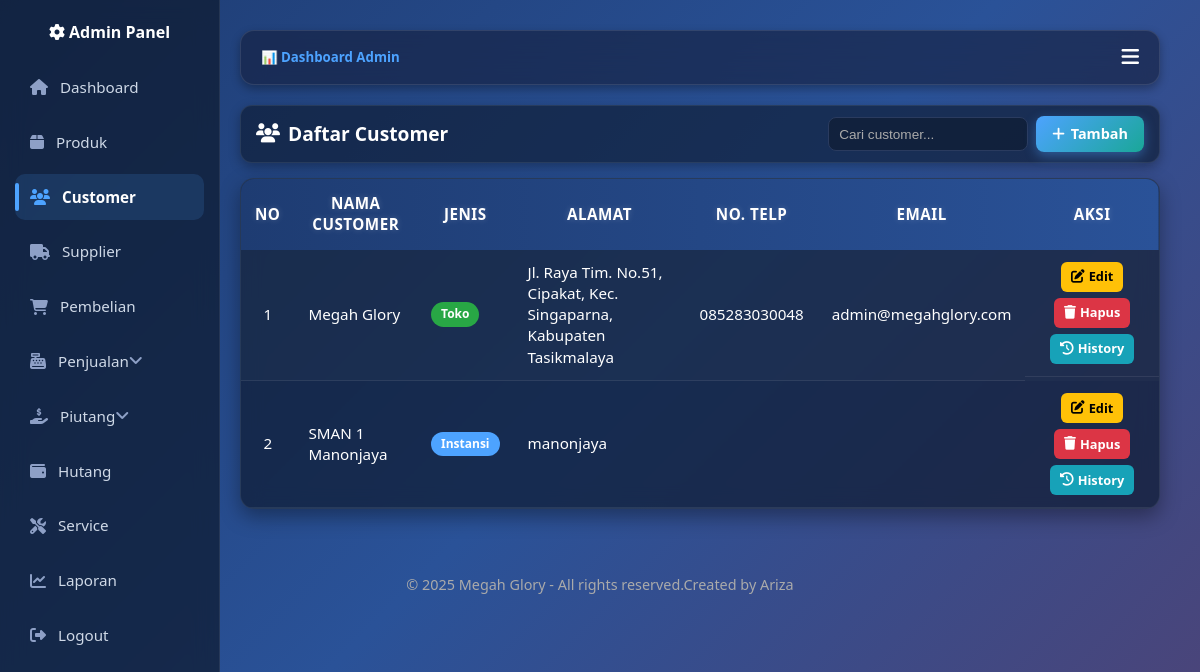
The page /Admin/Customer/customer.php (signed in) on the database its author committed.
### tables this page shows
CREATE TABLE `customer` (
  `id` int(11) NOT NULL,
  `nama_customer` varchar(100) NOT NULL,
  `jenis` enum('Toko','Instansi') DEFAULT 'Toko',
  `alamat` text DEFAULT NULL,
  `no_telp` varchar(30) DEFAULT NULL,
  `email` varchar(100) DEFAULT NULL
);

### Admin/Customer/customer.php (the view, shortened to what this page needs)
<?php
include "../../config.php";
include "../../header.php";
function e($str) {
  return htmlspecialchars($str ?? '', ENT_QUOTES, 'UTF-8');
}
$result = $conn->query("SELECT * FROM customer ORDER BY nama_customer ASC");
?>
<div class="page-header">
  <h2 class="fw-bold text-gradient mb-0">
    <i class="fa fa-users"></i> Daftar Customer
  </h2>
  <form class="d-flex" onsubmit="return false;">
    <input type="text" id="searchCustomer" class="form-control" placeholder="Cari customer..." style="width:200px;">
    <a href="tambah_customer.php" class="btn-add"><i class="fa fa-plus"></i> Tambah</a>
  </form>
</div>
<div class="table-card">
  <div class="table-responsive">
    <table class="table table-modern align-middle mb-0" id="customerTable">
      <thead>
        <tr>
          <th>No</th>
          <th>Nama Customer</th>
          <th>Jenis</th>
          <th>Alamat</th>
          <th>No. Telp</th>
          <th>Email</th>
          <th>Aksi</th>
        </tr>
      </thead>
      <tbody>
        <?php if ($result && $result->num_rows > 0): $no=1; ?>
          <?php while ($row = $result->fetch_assoc()): ?>
            <tr>
              <td><?= $no++; ?></td>
              <td class="nama"><?= e($row['nama_customer']); ?></td>
              <td>
  <?php if ($row['jenis'] === 'Toko'): ?>
    <span class="badge badge-success">Toko</span>
  <?php elseif ($row['jenis'] === 'Instansi'): ?>
    <span class="badge badge-primary">Instansi</span>
  <?php else: ?>
    <span class="badge badge-secondary"><?= e($row['jenis']); ?></span>
  <?php endif; ?>
</td>
              <td><?= e($row['alamat']); ?></td>
              <td><?= e($row['no_telp']); ?></td>
              <td><?= e($row['email']); ?></td>
              <td class="td-aksi">
                <a href="edit_customer.php?id=<?= (int)$row['id']; ?>" class="btn-aksi btn-aksi-warning">
                  <i class="fa fa-edit"></i> Edit
                </a>
                <a href="hapus_customer.php?id=<?= (int)$row['id']; ?>"
                   onclick="return confirm('Yakin ingin menghapus customer ini?')"
                   class="btn-aksi btn-aksi-danger">
                  <i class="fa fa-trash"></i> Hapus
                </a>
             <a href="history_customer.php?id=<?= (int)$row['id']; ?>" class="btn-aksi btn-aksi-info">
              <i class="fa fa-history"></i> History
            </a>
              </td>
            </tr>
          <?php endwhile; ?>
        <?php else: ?>
          <tr>
            <td colspan="7" class="text-center">Belum ada data customer.</td>
          </tr>
        <?php endif; ?>
      </tbody>
    </table>
  </div>
</div>
<?php include "../../footer.php"; ?>

### assets/css/base.css (style rules this page uses)
:root { --primary: #009688; --secondary: #6c757d; --success: #28a745; --danger: #dc3545; --warning: #ffc107; --info: #17a2b8; --light: #f8f9fa; --dark: #212529; --body-bg: #0a1930; --body-color: #ffffff; }
* { box-sizing: border-box; margin: 0; padding: 0; }
body { font-family: 'Segoe UI', sans-serif; background: linear-gradient(135deg, #1e3c72, #2a5298, #4e4376); color: var(--body-color); line-height: 1.5; }
a { text-decoration: none; color: inherit; }
.d-flex { display: flex !important; }
.fw-bold { font-weight: 700 !important; }

### assets/css/layout.css (style rules this page uses)
.page-header { display: flex; justify-content: space-between; align-items: center; flex-wrap: wrap; padding: 10px 15px; margin-bottom: 15px; background: rgba(15, 28, 51, 0.65); border: 1px solid rgba(255,255,255,0.08); border-radius: 12px; box-shadow: 0 4px 12px rgba(0,0,0,0.3); gap: 10px; }
.page-header h2 { margin: 0; font-size: 1.2rem; font-weight: 700; display: flex; align-items: center; gap: 8px; color: #fff; }
.page-header form { display: flex; gap: 8px; align-items: center; margin: 0; }
.page-header form input, .page-header form select { margin: 0; padding: 6px 10px; font-size: 0.85rem; height: 34px; }

### assets/css/components.css (style rules this page uses)
.table-modern { width: 100%; border-collapse: separate; border-spacing: 0; border-radius: 14px; overflow: hidden; background: rgba(15, 28, 51, 0.7); backdrop-filter: blur(10px); color: #fff; box-shadow: 0 8px 20px rgba(0,0,0,0.35); font-size: 0.95rem; line-height: 1.4; border: 1px solid rgba(255,255,255,0.08); }
.table-modern thead tr { background: linear-gradient(90deg, #1e3c72, #2a5298); color: #fff; }
.table-modern thead th { padding: 14px; border: none !important; font-weight: 700; text-align: center; text-transform: uppercase; letter-spacing: 0.5px; text-shadow: 0 0 6px rgba(255,255,255,0.2); }
.table-modern td { padding: 12px 14px; vertical-align: middle; border-bottom: 1px solid rgba(255,255,255,0.08); transition: background 0.2s ease; }
.table-modern tbody tr:nth-child(odd) { background: rgba(255,255,255,0.02); }
.table-modern td:nth-child(1), .table-modern td:last-child { text-align: center; }
input, select, textarea { width: 100%; padding: 10px 12px; border-radius: 8px; border: 1px solid #2a3b5f; background: rgba(15, 28, 51, 0.7); color: #fff; margin-bottom: 12px; transition: 0.3s; }
::placeholder { color: #aaa; }
input.form-control, select.form-control, textarea.form-control { width: 100%; }
.badge { display: inline-block; padding: 4px 10px; border-radius: 50px; font-size: 0.75rem; font-weight: 600; color: #fff; }
.badge-primary { background: #4da3ff; }
.badge-success { background: var(--success); }

### assets/css/custom.css (style rules this page uses)
.td-aksi { display: flex; justify-content: center; gap: 6px; flex-wrap: wrap; }
.btn-aksi { display: inline-flex; align-items: center; justify-content: center; gap: 4px; padding: 4px 10px; height: 30px; font-size: 0.8rem; font-weight: 600; border-radius: 6px; line-height: 1; transition: all 0.2s ease; }
.btn-aksi i { font-size: 0.85rem; line-height: 1; }
.btn-aksi-warning { background: #ffc107; color: #000; }
.btn-aksi-danger { background: #dc3545; color: #fff; }
.btn-aksi-info { background: #17a2b8; color: #fff; }
.btn-add { display: inline-flex; align-items: center; justify-content: center; gap: 6px; background: linear-gradient(135deg, #4da3ff, #1aa798); color: #fff !important; font-weight: 600; padding: 0 16px; height: 36px; border-radius: 8px; font-size: 0.9rem; line-height: 1; transition: all 0.3s ease; box-shadow: 0 4px 12px rgba(77,163,255,0.4); }
.btn-add i { font-size: 0.9rem; line-height: 1; }
html, body { height: 100%; margin: 0; display: flex; flex-direction: column; }

### rows shown on the page
customer: nama_customer "Megah Glory", jenis "Toko", alamat "Jl. Raya Tim. No.51, Cipakat, Kec. Singaparna, Kabupaten Tasikmalaya", no_telp "085283030048", email "admin@megahglory.com"
customer: nama_customer "SMAN 1 Manonjaya", jenis "Instansi", alamat "manonjaya"
